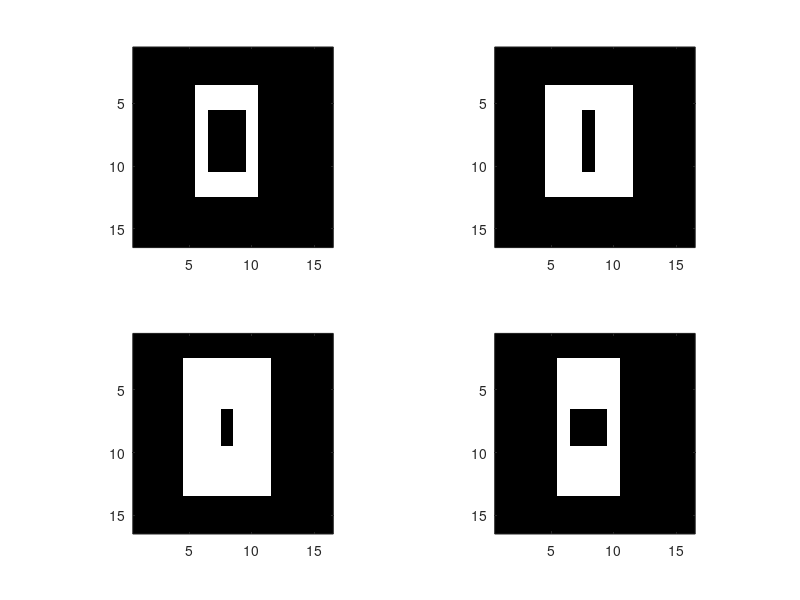

Write the MATLAB code that produced this figure.
clear all, close all;
% create the binary image b2 
b2=zeros(16,16); %black background 
b2(4:12, 6:10)=ones(9,5); %object 
b2(6:10, 7:9)=zeros(5,3); %hole 
% create the structuring elements
se1=ones(1,3); % 1 x 3
se2=ones(3,1); % 3 x 1
se1 %print them on screen
se2 %
se = ones(3,3);
subplot(2,2,1); imshow(b2); axis on; % dilate the image b2 
d1b2=imdilate(b2,se1); %by se1 
d2b2=imdilate(b2,se2); %by se2 
d3b2=imdilate(b2,se);
subplot(2,2,2); imshow(d1b2); axis on; 
subplot(2,2,3); imshow(d3b2); axis on;
subplot(2,2,4); imshow(d2b2); axis on;